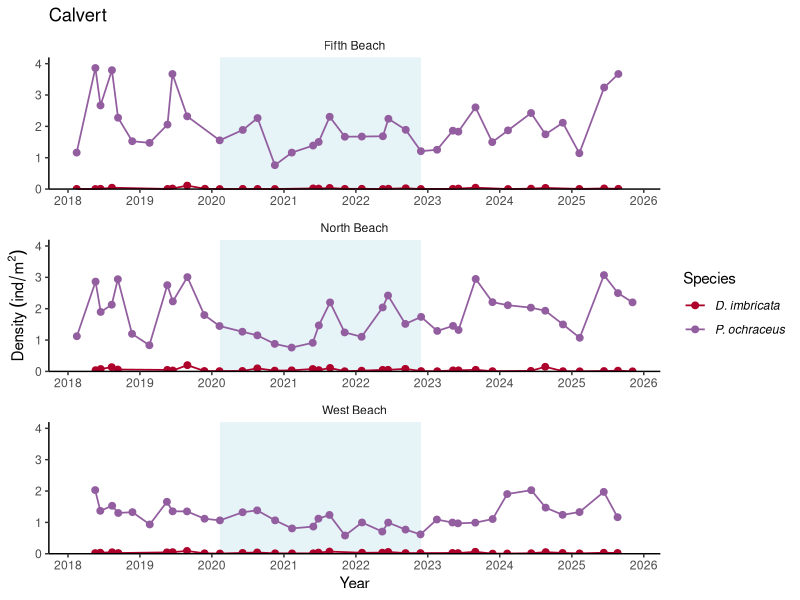
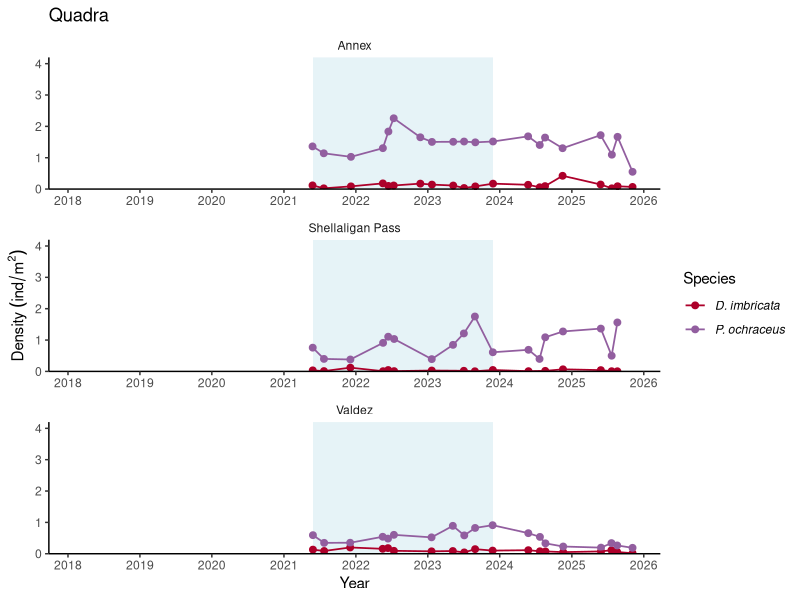
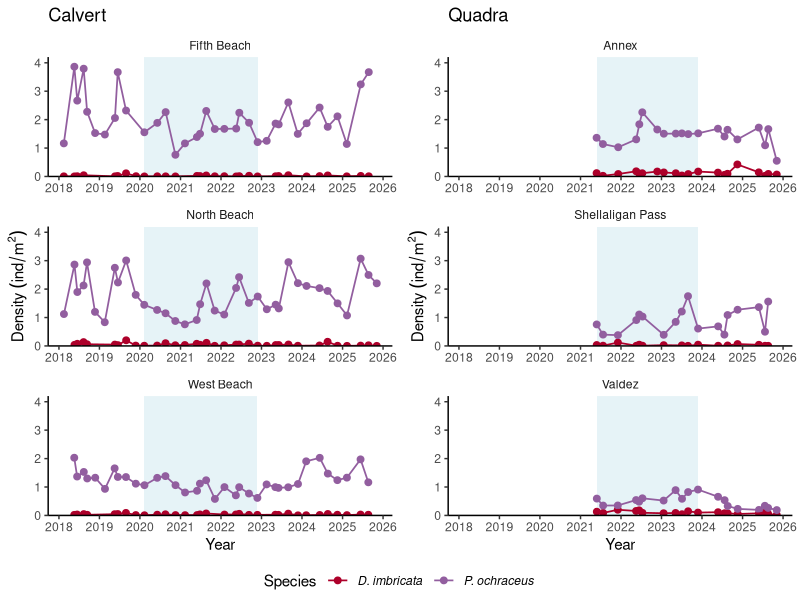
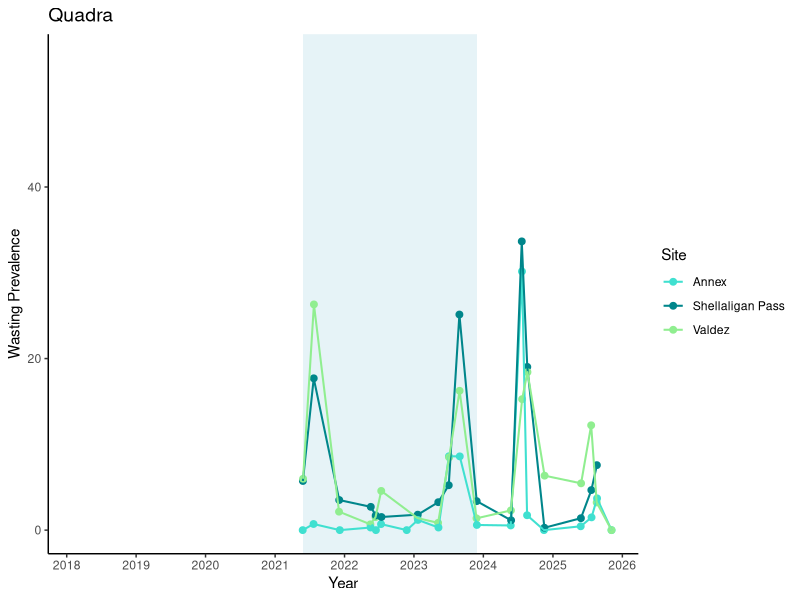
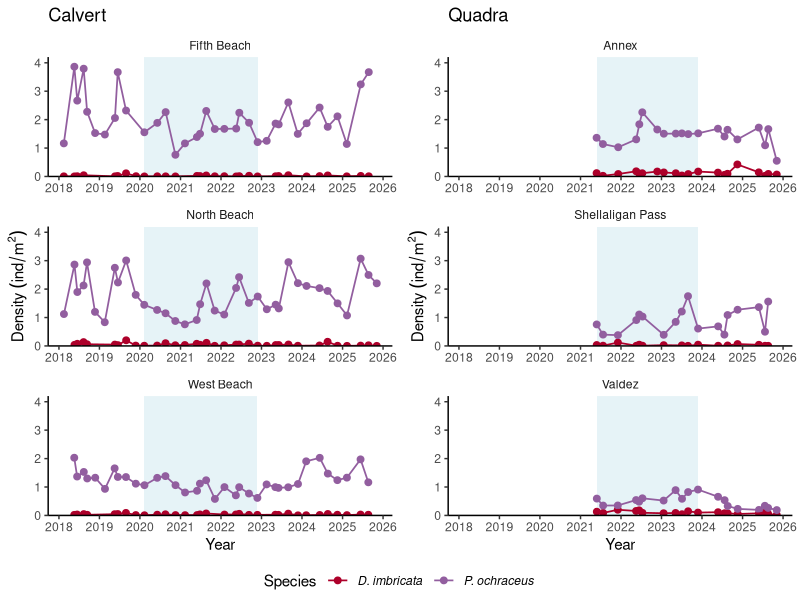

The R script that drew these images, in order: (Note: this script raises an error after producing the figures.)
## ---- chunk 1

#Load in the field data
setwd("C:/Users/Carolyn/Documents/seastar-microbiome-paper/data")

field_data <-read.csv("field_data_all.csv", header = TRUE) 


## ---- chunk 2

library(dplyr)
library(ggplot2)
library(ggtext)
library(ggpubr)
library(tidyr)

## ---- chunk 3

# Seastar Density 
dens_data <- field_data %>%
  subset(scientific_name == 'Pisaster ochraceus'
         | scientific_name == 'Dermasterias imbricata') %>%
  group_by(region, date, site, unit_area_2D, unit_area_3D, scientific_name) %>%
  summarise(total_count = sum(count)) %>%
  ungroup()

# Calculate density
dens_data$density_2D <- dens_data$total_count/dens_data$unit_area_2D
dens_data$density_3D <- dens_data$total_count/dens_data$unit_area_3D

# Create a filter for swabbing date ranges
site_ranges <- tibble(
  site = c("Fifth Beach", "North Beach", "West Beach", "Annex",
           "Shellaligan Pass", "Valdez"),
  start_date = as.Date(c("2020-02-10", "2020-02-09", "2020-02-11",
                         "2021-05-26", "2021-05-27", "2021-05-28")),
  end_date   = as.Date(c("2022-11-27", "2022-11-28", "2022-11-25",
                         "2023-11-28", "2023-11-27", "2023-11-26")))

site_ranges$region <- ifelse(site_ranges$site == 'Fifth Beach'
                             | site_ranges$site == 'North Beach'
                             | site_ranges$site == 'West Beach', 'Calvert',
                             'Quadra')

## ---- chunk 4

dens_data <- dens_data %>%
  left_join(site_ranges, by = c("site", 'region'))

dens_data <- dens_data %>%
  arrange(region, site, scientific_name, date)

dens_data <- dens_data %>%
  mutate(scientific_name = recode(scientific_name,
    "Dermasterias imbricata" = "D. imbricata",
    "Pisaster ochraceus" = "P. ochraceus"
  ))

dens_data$date<-as.Date(dens_data$date)
dens_data$date

# Density plot - Calvert
dens_calvert <- ggplot(subset(dens_data, region == 'Calvert'),
             aes(x = date, y = density_2D, colour = scientific_name)) +
  geom_rect(data = subset(site_ranges, region == 'Calvert'),
            aes(xmin = start_date, xmax = end_date),
            ymin = -Inf,
            ymax = Inf,
            fill = "lightblue",
            alpha = 0.3,
            inherit.aes = FALSE) +
  geom_point(size = 2) +
  geom_line(linewidth = 0.6) +
  labs(title = "Calvert",
       x = 'Year',
       y = bquote(Density~(ind/m^2)),
       colour = 'Species') +
  scale_colour_manual(values = c(
    "P. ochraceus" = "#925E9FFF",
    "D. imbricata" = "#AD002AFF"), labels = c(expression(italic("D. imbricata")),
   expression(italic("P. ochraceus")),"Seawater")) +
  scale_y_continuous(limits = c(0, 4.2),
                     breaks = seq(0, 4, 1),
                     expand = c(0,0)) +
    scale_x_date(date_breaks = '1 year', date_labels = '%Y', limits = as.Date(c("2018-02-14", "2025-11-05"))) +
  theme_classic() + facet_wrap(~site, ncol=1, axes = "all_x") +theme(strip.background = element_blank())

  #theme(plot.title = ggtext::element_markdown(hjust = 0.5),
        #panel.grid.major.y = element_line(linetype = 'dotted'),
        #axis.text.x = element_text(angle = 45, hjust = 1),
        #axis.text = element_markdown(colour = "black"),
       # axis.ticks = element_line(colour = "black"),
        #strip.text = element_markdown(colour = "black"),
       # legend.text = element_text(face = "italic")) +
   #theme(strip.background = element_blank())

dens_calvert

## ---- chunk 5
# Density plot - Quadra

#want to make x-axis same timeframe as Calvert data
#2018-02-14 to 2025-11-05

dens_quadra <- ggplot(subset(dens_data, region == 'Quadra'),
             aes(x = date, y = density_2D, colour = scientific_name)) +
  geom_rect(data = subset(site_ranges, region == 'Quadra'),
            aes(xmin = start_date, xmax = end_date),
            ymin = -Inf,
            ymax = Inf,
            fill = "lightblue",
            alpha = 0.3,
            inherit.aes = FALSE) +
  geom_point(size = 2) +
  geom_line(linewidth = 0.6) +
  labs(title = "Quadra",
       x = 'Year',
       y = bquote(Density~(ind/m^2)),
       colour = 'Species') +
  scale_colour_manual(values = c(
    "P. ochraceus" = "#925E9FFF",
    "D. imbricata" = "#AD002AFF"), labels = c(expression(italic("D. imbricata")),
   expression(italic("P. ochraceus")),"Seawater")) +
  scale_y_continuous(limits = c(0, 4.2),
                     breaks = seq(0, 4, 1),
                     expand = c(0,0)) +
  scale_x_date(date_breaks = '1 year', date_labels = '%Y', limits = as.Date(c("2018-02-14", "2025-11-05"))) +
  theme_classic() + facet_wrap(~site, ncol=1, axes = "all_x") +theme(strip.background = element_blank())



dens_quadra


## ---- chunk 6
#combine both density plots
dens_combined<-ggarrange(dens_calvert, dens_quadra,
          #labels = c("", ""),
          ncol = 2, nrow = 1,
          common.legend = TRUE, legend="bottom")

dens_combined

#saving locally to computer
ggsave(plot = dens_combined, filename = file.path("C:/Users/Carolyn/Desktop/Paper Figures","density_combined.jpeg"), dpi=300, width=10, height=6, units="in")


#ggsave(plot = dens_combined,file.path("C:/Users/Carolyn/Documents/seastar-microbiome-paper/figures","density_combined.jpeg"), dpi=300, width=10, height=6, units="in")


## ---- chunk 7

# Seastar Infection Prevalence
prev_data <- field_data %>% 
  dplyr::filter(scientific_name == "Pisaster ochraceus") %>%
  group_by(region, date, site, month, year, disease_status) %>% 
  summarise(total.count = sum(count)) %>% 
  pivot_wider(values_from = total.count, names_from = disease_status) %>% 
  mutate(unin = sum(`0`), inf = sum(`1`,`2`,`3`,`4`, na.rm = T), 
         prev.prop = ifelse(inf == 0, 0, ifelse(is.na(inf) == T, 0, 
                                                ifelse(is.na(unin) == T,0,  
                                                       inf/(unin+inf)))), 
         prev = prev.prop*100, total.count = unin+inf) %>% 
  ungroup()

# Create a filter for swabbing date ranges
site_ranges <- tibble(
  region = c("Calvert", "Quadra"),
  start_date = as.Date(c("2020-02-09", "2021-05-26")),
  end_date   = as.Date(c("2022-11-28", "2023-11-28")))

prev_data$date <- as.Date(prev_data$date)

prev_data <- prev_data %>% left_join(site_ranges, by = "region")

#custom color palette

library(colorspace)

# Prevalence Plot
prev_plot_quadra<-ggplot(subset(prev_data, region == 'Quadra'),
             aes(x = date, y = prev, colour = site)) +
  geom_rect(data = subset(site_ranges, region == 'Quadra'),
            aes(xmin = start_date, xmax = end_date),
            ymin = -Inf,
            ymax = Inf,
            fill = "lightblue",
            alpha = 0.3,
            inherit.aes = FALSE) +
  geom_point(size = I(2)) +
  geom_line(size = 0.7) +
  labs(x = 'Year',
       y = 'Wasting Prevalence',
       colour = 'Site') +
  ylim(0,(max(prev_data$prev)+0.01)) + 
  scale_x_date(date_breaks = '1 year', date_labels = '%Y', limits = as.Date(c("2018-02-14", "2025-11-05"))) +
  theme_classic() + 
  scale_colour_manual(values = c("turquoise", "turquoise4", "palegreen2")) + 
  ggtitle("Quadra") +
  theme(strip.background = element_blank()) +
  theme(plot.title = element_text(size = 14))
  

prev_plot_quadra


### now Calvert
prev_plot_calvert<-ggplot(subset(prev_data, region == 'Calvert'),
             aes(x = date, y = prev, colour = site)) +
  geom_rect(data = subset(site_ranges, region == 'Calvert'),
            aes(xmin = as.numeric(start_date), xmax = as.numeric(end_date)),
            ymin = -Inf,
            ymax = Inf,
            fill = "lightblue",
            alpha = 0.3,
            inherit.aes = FALSE) +
  geom_point(size = I(2)) +
  geom_line(size = 0.7) +
  #facet_wrap(~region, ncol=1, axes = "all_x") +
  labs(x = 'Year',
       y = 'Wasting Prevalence',
       colour = 'Site') +
  ylim(0,(max(prev_data$prev)+0.01)) + 
  scale_x_date(date_breaks = '1 year', date_labels = '%Y', limits = as.Date(c("2018-02-14", "2025-11-05"))) +
  theme_classic() + 
  scale_colour_manual(values = c( "#C97A00", "#FDAE6B", "#E6550D")) +  
  ggtitle("Calvert") +
  theme(strip.background = element_blank()) +
  theme(plot.title = element_text(size = 14))

prev_plot_calvert


## ---- chunk 8
prev_combined<-ggarrange(prev_plot_calvert, prev_plot_quadra,
          labels = c(""),
          ncol = 1, nrow = 2,
          common.legend = FALSE)

prev_combined

#saving locally to computer
ggsave(plot = prev_combined, filename = file.path("C:/Users/Carolyn/Desktop/Paper Figures","prev_combined.jpeg"), dpi=300, width=10, height=6, units="in")


#ggsave(plot = prev_combined,file.path("C:/Users/Carolyn/Documents/seastar-microbiome-paper/figures","prev_combined.jpeg"), dpi=300, width=10, height=6, units="in")
